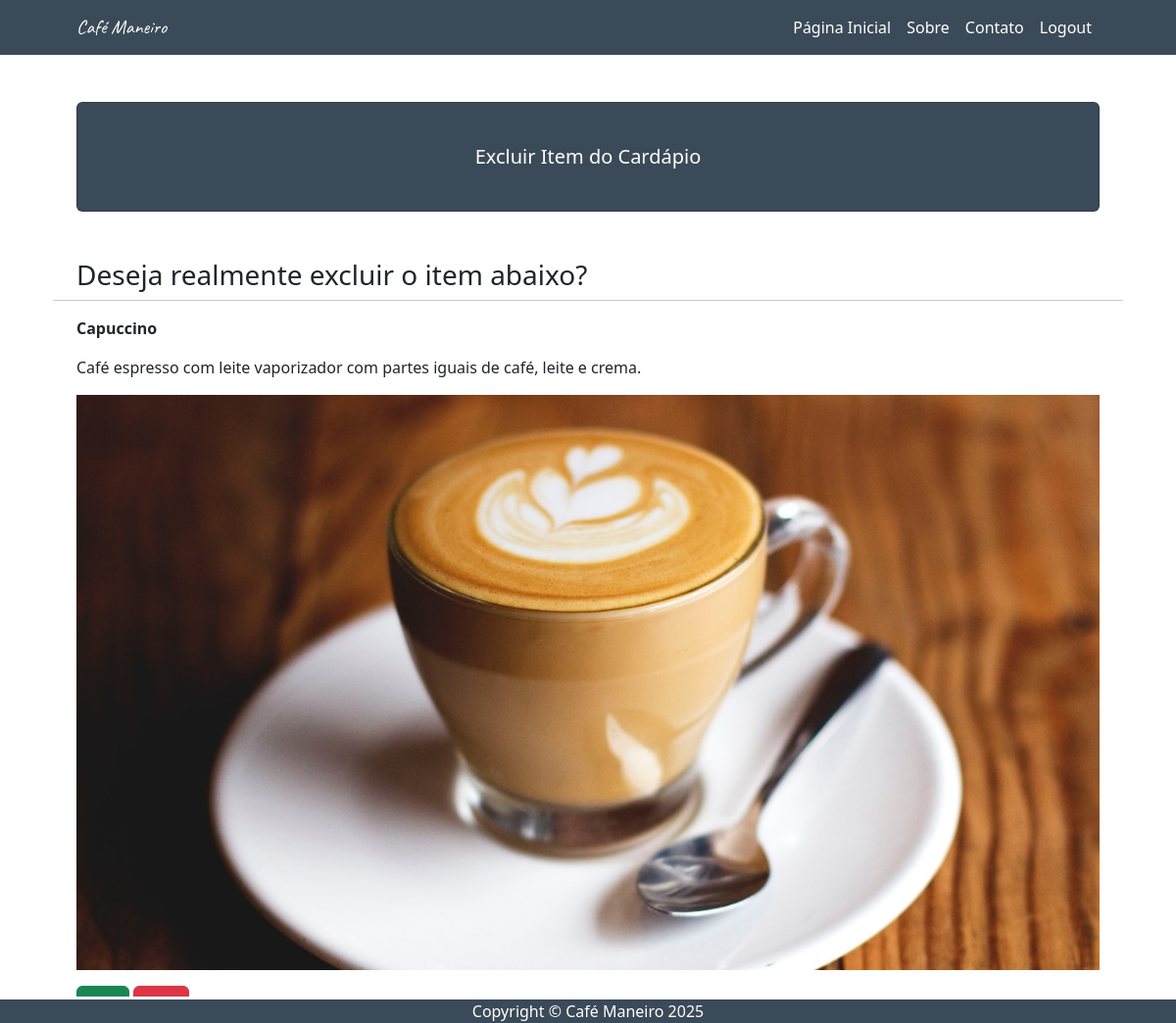
The page /excluir_verificacao/1/ (signed in) on the database as committed earlier.
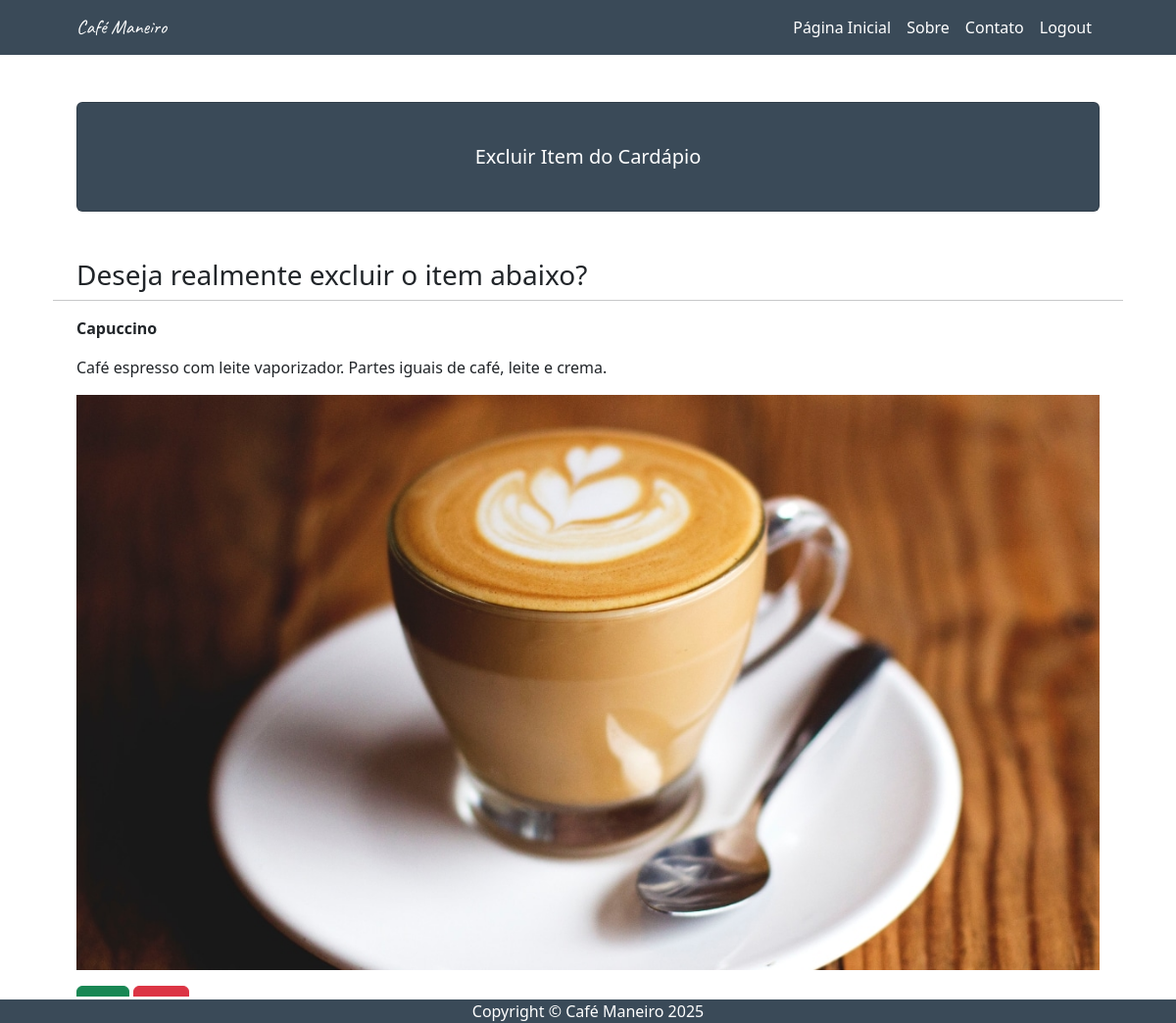
The same page on the database as committed later.
### usuarios/models.py (models this page shows, shortened)
class ItemCardapio(models.Model):
    titulo = models.CharField(max_length=100)
    descricao = models.TextField()
    valor = models.DecimalField(max_digits=6, decimal_places=2)
    foto = models.ImageField(upload_to='cardapio/')

### usuarios/views.py (the view)
# urls.py: path("excluir_verificacao/<int:pk>/", views.excluir_verificacao, name="excluir_verificacao"),
def excluir_verificacao(request, pk):
    if request.user.is_authenticated:
        item = ItemCardapio.objects.get(pk=pk)
        return render(request, 'usuarios/excluir.html', {'item': item})
    else:
        return HttpResponse('Faça o login para acessar!')

### usuarios/templates/usuarios/excluir.html (shortened to what this page needs)
{% extends 'usuarios/base.html' %}
{% load static %}
{% block titulo %}Excluir Item do Cardápio{% endblock %}
{% block conteudo %}
<h3>Deseja realmente excluir o item abaixo?</h3>
<hr>
<p><strong>{{ item.titulo }}</strong></p>
<p>{{ item.descricao }}</p>
<img src="{{ item.foto.url }}" width="100">
<div class="mt-3">
    <a href="{% url 'excluir' item.pk %}" class="btn btn-success">Sim</a>
    <a href="{% url 'alterar' %}" class="btn btn-danger">Não</a>
</div>
{% endblock %}

Rows that differ between the two databases and show on the page:
changed ItemCardapio "Capuccino": descricao "Café espresso com leite vaporizador com partes iguais de café, leite e crema." → "Café espresso com leite vaporizador. Partes iguais de café, leite e crema."
